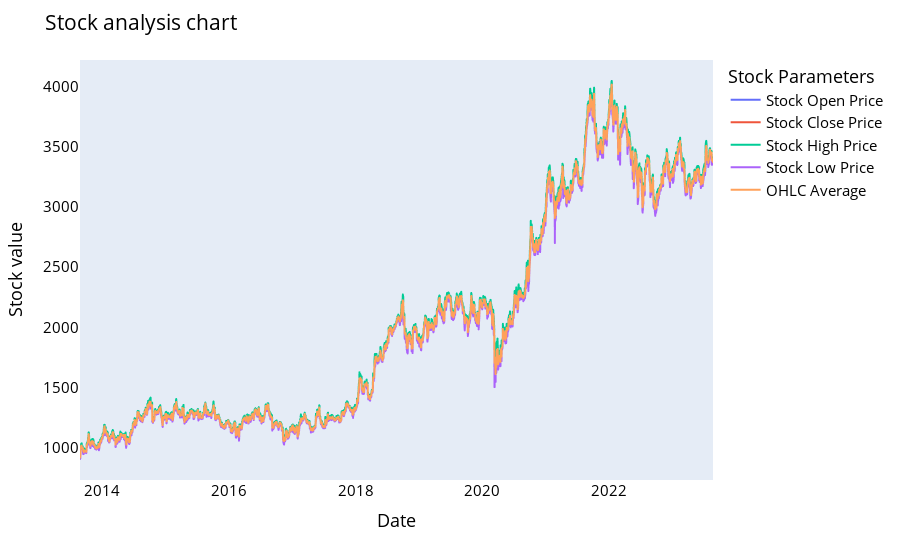

Notebook code cell kept with this figure:
### Code cell
names = cycle(['Stock Open Price','Stock Close Price','Stock High Price','Stock Low Price','OHLC Average'])
fig = px.line(stock_df, x=stock_df.date, y=[stock_df['open'], stock_df['close'], 
                                          stock_df['high'], stock_df['low'],OHLC_avg],
             labels={'date': 'Date','value':'Stock value'})

fig.update_layout(title_text='Stock analysis chart', font_size=15, font_color='black',legend_title_text='Stock Parameters')

fig.for_each_trace(lambda t:  t.update(name = next(names)))

fig.update_xaxes(showgrid=False)

fig.update_yaxes(showgrid=False)

fig.show()

### Figure 1 — Plotly figure (JSON) as saved in the notebook; plotly's stock layout.template omitted (floating-point values rounded to 4 significant figures; data arrays with more than 128 entries replaced by an {"elided": "..."} marker saying what was removed)
{"data": [{"hovertemplate": "variable=open<br>Date=%{x}<br>Stock value=%{y}<extra></extra>", "legendgroup": "open", "line": {"color": "#636efa", "dash": "solid"}, "marker": {"symbol": "circle"}, "mode": "lines", "name": "Stock Open Price", "showlegend": true, "type": "scattergl", "x": {"elided": "2446 str values"}, "xaxis": "x", "y": {"elided": "2446 float values"}, "yaxis": "y"}, {"hovertemplate": "variable=close<br>Date=%{x}<br>Stock value=%{y}<extra></extra>", "legendgroup": "close", "line": {"color": "#EF553B", "dash": "solid"}, "marker": {"symbol": "circle"}, "mode": "lines", "name": "Stock Close Price", "showlegend": true, "type": "scattergl", "x": {"elided": "2446 str values"}, "xaxis": "x", "y": {"elided": "2446 float values"}, "yaxis": "y"}, {"hovertemplate": "variable=high<br>Date=%{x}<br>Stock value=%{y}<extra></extra>", "legendgroup": "high", "line": {"color": "#00cc96", "dash": "solid"}, "marker": {"symbol": "circle"}, "mode": "lines", "name": "Stock High Price", "showlegend": true, "type": "scattergl", "x": {"elided": "2446 str values"}, "xaxis": "x", "y": {"elided": "2446 float values"}, "yaxis": "y"}, {"hovertemplate": "variable=low<br>Date=%{x}<br>Stock value=%{y}<extra></extra>", "legendgroup": "low", "line": {"color": "#ab63fa", "dash": "solid"}, "marker": {"symbol": "circle"}, "mode": "lines", "name": "Stock Low Price", "showlegend": true, "type": "scattergl", "x": {"elided": "2446 str values"}, "xaxis": "x", "y": {"elided": "2446 float values"}, "yaxis": "y"}, {"hovertemplate": "variable=wide_variable_4<br>Date=%{x}<br>Stock value=%{y}<extra></extra>", "legendgroup": "wide_variable_4", "line": {"color": "#FFA15A", "dash": "solid"}, "marker": {"symbol": "circle"}, "mode": "lines", "name": "OHLC Average", "showlegend": true, "type": "scattergl", "x": {"elided": "2446 str values"}, "xaxis": "x", "y": {"elided": "2446 float values"}, "yaxis": "y"}], "layout": {"font": {"color": "black", "size": 15}, "legend": {"title": {"text": "Stock Parameters"}, "tracegroupgap": 0}, "margin": {"t": 60}, "title": {"text": "Stock analysis chart"}, "xaxis": {"anchor": "y", "domain": [0, 1], "showgrid": false, "title": {"text": "Date"}}, "yaxis": {"anchor": "x", "domain": [0, 1], "showgrid": false, "title": {"text": "Stock value"}}}}
